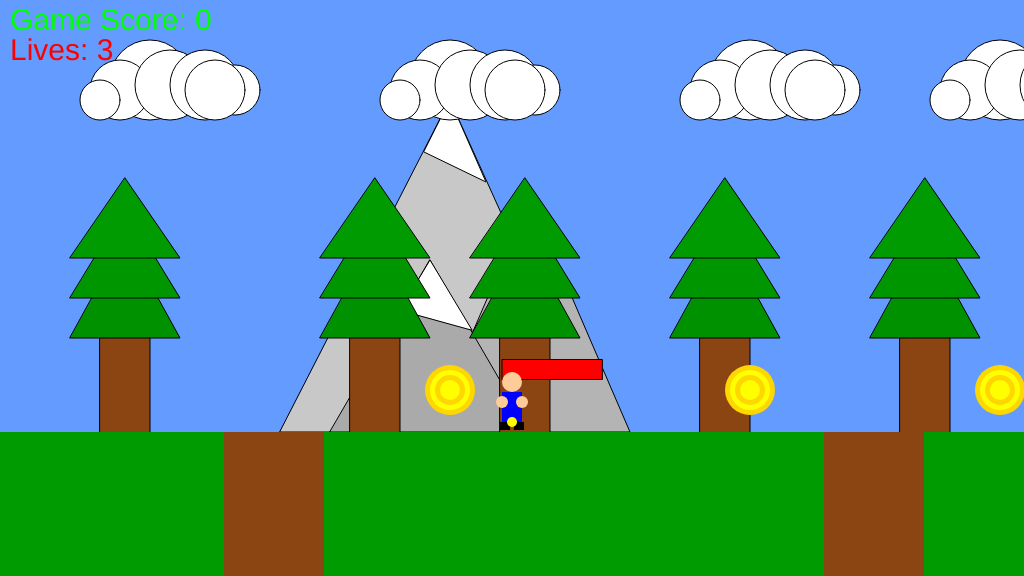
Frame 1 (no input)
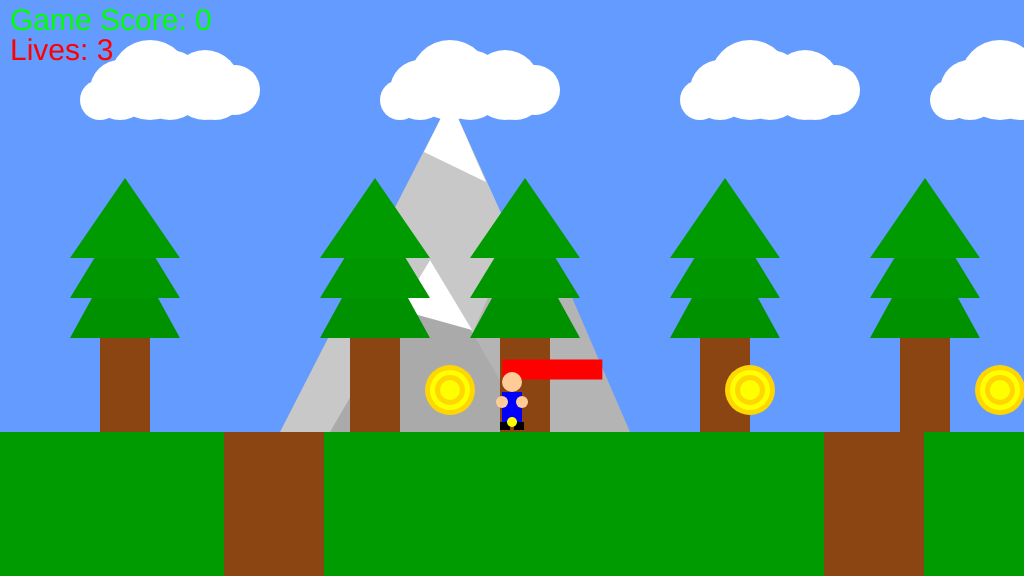
Frame 60 (no input)
Frame 120 (the mouse pressed at the canvas centre since frame 60): identical to frame 60, image omitted

The p5.js sketch that drew these frames (run headless with seeded random() and noise() and a simulated clock; from frame 60 on, the mouse is pressed at the canvas centre):

// p5.js sketch
// ── sketch.js
/*

The Game Project

Week 14

Game Mechanics

*/


var gameChar_x;
var gameChar_y;
var floorPos_y;

let initialPos_y;

var canyon;
var collectable;
let game_score;

var cloud;
let flagpole;

let isLeft;
let isRight;
let isFalling;
let isPlummeting;
let onPlatform;

let trees_x;
let treePos_y;

let clouds;
let mountain;
let collectables;
let canyons;

let platforms = [];
let platform_y;

let lives;
let game_over;

function setup()
{
	createCanvas(1024, 576);
	floorPos_y = height * 3/4;

  let previousPlatform;

  for (let index = 0; index < 100; index++) {
    let probability = random(0, 1);

    if (probability > 0.80 && previousPlatform != undefined) {
      let p = createPlatform(random(previousPlatform.x + previousPlatform.width + 20, previousPlatform.x + previousPlatform.width  + 40), random(previousPlatform.y - 40, previousPlatform.y - 80));
      platforms.push(p);
      previousPlatform = p;
    } else if(previousPlatform == undefined) {
      let p = createPlatform(random(width/2 - 20, width/2 +30), random(floorPos_y - 70, floorPos_y - 80));
      platforms.push(p);
      previousPlatform = p;
    } else {
      let p = createPlatform(random(previousPlatform.x + previousPlatform.width + 20, previousPlatform.x + previousPlatform.width  + 30), random(floorPos_y - 40, floorPos_y - 45));
      previousPlatform = p;
    }
  }
   
	
	startGame();

	lives = 3;
}

function draw()
{
	
	///////////DRAWING CODE//////////
	if (flagpole.isReached) {
		fill(0, 255, 0);
		textSize(50);
		text("Level Complete", width/2 - 100, height/2);
		textSize(30);
		text("Press space to continue", width/2 - 150, height/2 + 50);
		return;
	}

	if (game_over) {
		fill(255, 0, 0);
		textSize(50);
		text("Game Over", width/2 - 100, height/2);
		textSize(30);
		text("Press space to continue", width/2 - 150, height/2 + 50);
		return;
	}

	background(100,155,255); //fill the sky blue

	// Check if mountain is on screen
	drawMountains();

	// Check if clouds are on screen and alter the array accordingly
	drawClouds();

	// Check if trees are on screen and alter the array accordingly
	drawTrees();

  for (let index = 0; index < platforms.length; index++) {
    platforms[index].draw();  
  }

	noStroke();
	fill(0,155,0);
	rect(0, floorPos_y, width, height - floorPos_y); //draw some green ground
	
	// Draw the collectable items
	for (let index = 0; index < collectables.length; index++) {
		if (dist(gameChar_x, gameChar_y, collectables[index].x_pos, collectables[index].y_pos) < 50) {
			collectables[index].collected = true;
		}
		drawCollectable(collectables[index]);

		if (collectables[index].collected == true) {
			game_score += 1;
			collectables.splice(index, 1);
		}
	}

  for (let index = 0; index < platforms.length; index++) {
		if (gameChar_x + 12 > platforms[index].x && gameChar_x - 12 < platforms[index].x + platforms[index].width && gameChar_y <= platforms[index].y) {
			onPlatform = true;
      platform_y = platforms[index].y;
			break;
		} else {
			onPlatform = false;
		}
	}

  for (let index = 0; index < canyons.length; index++) {
    drawCanyon(canyons[index]);
    if (gameChar_x - 13 > canyons[index].x_pos && gameChar_x + 13 < canyons[index].x_pos + canyons[index].width && !onPlatform) {
      isPlummeting = true;
      break;
    } else {
      isPlummeting = false;
    }
  }

	checkPlayerDie();

	checkFlagpole();
	// Draw the flagpole
	renderFlagpole();

	//the game character
	if(isLeft && isFalling)
	{
		// add your jumping-left code
		fill(255,204,153);
		ellipse(gameChar_x, gameChar_y - 60, 20, 20);
		// blue shirt
		fill(0,0,255);
		rect(gameChar_x - 8, gameChar_y - 50, 15, 25);
		fill(255,204,153);
		ellipse(gameChar_x - 12, gameChar_y - 48, 12, 12);
		// 2 black shoes
		fill(0);
		rect(gameChar_x - 12, gameChar_y - 25, 18, 8);

	}
	else if(isRight && isFalling)
	{
		// add your jumping-right code
		fill(255,204,153);
		ellipse(gameChar_x, gameChar_y - 60, 20, 20);
		// blue shirt
		fill(0,0,255);
		rect(gameChar_x - 8, gameChar_y - 50, 15, 25);
		fill(255,204,153);
		ellipse(gameChar_x + 12, gameChar_y - 48, 12, 12);
		// 2 black shoes
		fill(0);
		rect(gameChar_x - 6, gameChar_y - 25, 18, 8);

	}
	else if(isLeft)
	{
		// add your walking left code
		fill(255,204,153);
		ellipse(gameChar_x, gameChar_y - 50, 20, 20);
		// blue shirt
		fill(0,0,255);
		rect(gameChar_x - 8, gameChar_y - 40, 15, 30);
		fill(255,204,153);
		ellipse(gameChar_x - 4, gameChar_y - 30, 12, 12);
		// 2 black shoes
		fill(0);
		rect(gameChar_x - 12, gameChar_y - 10, 18, 8);

	}
	else if(isRight)
	{
		// add your walking right code
		fill(255,204,153);
		ellipse(gameChar_x, gameChar_y - 50, 20, 20);
		// blue shirt
		fill(0,0,255);
		rect(gameChar_x - 8, gameChar_y - 40, 15, 30);
		fill(255,204,153);
		ellipse(gameChar_x + 4, gameChar_y - 30, 12, 12);
		// 2 black shoes
		fill(0);
		rect(gameChar_x - 6, gameChar_y - 10, 18, 8);
	}
	else if(isFalling || isPlummeting)
	{
		// add your jumping facing forwards code
		fill(255,204,153);
		ellipse(gameChar_x, gameChar_y - 60, 20, 20);
		// blue shirt
		fill(0,0,255);
		rect(gameChar_x - 10, gameChar_y - 50, 20, 25);
		// two hands ellipse
		fill(255,204,153);
		ellipse(gameChar_x - 14, gameChar_y - 50, 12, 12);
		ellipse(gameChar_x + 14, gameChar_y - 50, 12, 12);
		// 2 black shoes
		fill(0);
		rect(gameChar_x - 12, gameChar_y - 25, 10, 8);
		rect(gameChar_x + 2, gameChar_y - 25, 10, 8);
	}
	else
	{
		// add your standing front facing code
		fill(255,204,153);
		ellipse(gameChar_x, gameChar_y - 50, 20, 20);
		// blue shirt
		fill(0,0,255);
		rect(gameChar_x - 10, gameChar_y - 40, 20, 30);
		// two hands ellipse
		fill(255,204,153);
		ellipse(gameChar_x - 10, gameChar_y - 30, 12, 12);
		ellipse(gameChar_x + 10, gameChar_y - 30, 12, 12);
		// 2 black shoes
		fill(0);
		rect(gameChar_x - 12, gameChar_y - 10, 10, 8);
		rect(gameChar_x + 2, gameChar_y - 10, 10, 8);
	}

	// If character is moving left, move the scenery to the right
	if (isLeft == true) {
		for (let index = 0; index < trees_x.length; index++) {
			trees_x[index] += 5;
		}
		for (let index = 0; index < clouds.length; index++) {
			clouds[index].x_pos += 3;
		}
		for (let index = 0; index < collectables.length; index++) {
			collectables[index].x_pos += 5;
		}
		for (let index = 0; index < canyons.length; index++) {
			canyons[index].x_pos += 5;
		}
    for (let index = 0; index < platforms.length; index++) {
			platforms[index].x += 5;
		}

		flagpole.x_pos += 5;
		mountain.x_pos += 1;
	}

	// If character is moving right, move the scenery to the left
	if (isRight == true) {
		for (let index = 0; index < trees_x.length; index++) {
			trees_x[index] -= 5;
		}
		for (let index = 0; index < clouds.length; index++) {
			clouds[index].x_pos -= 3;
		}
		for (let index = 0; index < collectables.length; index++) {
			collectables[index].x_pos -= 5;
		}
		for (let index = 0; index < canyons.length; index++) {
			canyons[index].x_pos -= 5;
		}
    for (let index = 0; index < platforms.length; index++) {
			platforms[index].x -= 5;
		}

		flagpole.x_pos -= 5;
		mountain.x_pos -= 1;
	}

  // Draw dot at position of character
  fill(255, 255, 0);
  ellipse(gameChar_x, gameChar_y - 10, 10, 10);

	if (gameChar_y < floorPos_y && (isFalling) && (!onPlatform || gameChar_y < platform_y - 5)) {
		gameChar_y += 0.35 * deltaTime;
	} else if (gameChar_y < floorPos_y && !onPlatform) {
    isFalling = true;
	} else if (isPlummeting) {
		gameChar_y += 0.4 * deltaTime;
	} else {
		isFalling = false;
		isPlummeting = false;
	}

	textSize(30);
	// Green text
	fill(0, 255, 0);
	text('Game Score: ' + game_score, 10, 30);
	fill(255, 0, 0);
	text('Lives: ' + lives, 10, 60);
}


function keyPressed()
{
	if ((game_over || flagpole.isReached) && keyCode == 32) {
		startGame();
		lives = 3;
	}
	// if statements to control the animation of the character when
	// keys are pressed.
	if (!isPlummeting) {
		if (keyCode == 65) {
			isLeft = true;
			console.log("Left Key Pressed");
			console.log("isLeft: " + isLeft);
		}
	
		if (keyCode == 68) {
			isRight = true;
			console.log("Right Key Pressed");
			console.log("isRight: " + isRight);
		}
	
		if (keyCode == 87 && isFalling == false) {
			gameChar_y -= 140;
			isFalling = true;
			console.log("Jumped");
			console.log("isFalling: " + isFalling);
		} else {
			console.log("Prevented Doubled Jumping");
		}
	}
}

function keyReleased()
{
	// if statements to control the animation of the character when
	// keys are released.

	if (keyCode == 65) {
		isLeft = false;
		console.log("Left Key Released");
		console.log("isLeft: " + isLeft);
	}

	if (keyCode == 68) {
		isRight = false;
		console.log("Right Key Released");
		console.log("isRight: " + isRight);
	}
}

function drawMountains() {
	if (mountain.x_pos < -500) {
		mountain.x_pos = width + 10;
	} else if (mountain.x_pos > width + 550) {
		mountain.x_pos = -480;
	}

	// Draw the mountains.
	fill(200);
	triangle(mountain.x_pos, mountain.y_pos, mountain.x_pos + 320, mountain.y_pos, mountain.x_pos + 170, mountain.y_pos - 332);
	fill(180);
	triangle(mountain.x_pos + 150, mountain.y_pos, mountain.x_pos + 350, mountain.y_pos, mountain.x_pos + 250, mountain.y_pos - 232);
	fill(170);
	triangle(mountain.x_pos + 50, mountain.y_pos, mountain.x_pos + 250, mountain.y_pos, mountain.x_pos + 150, mountain.y_pos - 172);

	// add snow to mountain tops
	fill(255);
	triangle(mountain.x_pos + 120, mountain.y_pos - 122, mountain.x_pos + 150, mountain.y_pos - 172, mountain.x_pos + 192, mountain.y_pos - 102);
	triangle(mountain.x_pos + 215, mountain.y_pos - 152, mountain.x_pos + 250, mountain.y_pos - 232, mountain.x_pos + 275, mountain.y_pos - 172);
	triangle(mountain.x_pos + 144, mountain.y_pos - 280, mountain.x_pos + 206, mountain.y_pos - 250, mountain.x_pos + 170, mountain.y_pos - 332);
}

function drawTrees() {
	for (let index = 0; index < trees_x.length; index++) {
		if (trees_x[index] < -100) {
			trees_x.splice(0, 1);
			trees_x.push(width + 50);
		} 
		else if (trees_x[index] > width + 100) {
			trees_x.pop();
			trees_x.unshift(-50);
		}
	}

	for (let index = 0; index < trees_x.length; index++) {
		fill(139, 69, 19);
		rect(trees_x[index], treePos_y + 45, 50, 100);
		fill(0, 145, 0);
		triangle(trees_x[index] - 30, treePos_y + 50, trees_x[index] + 80, treePos_y + 50, trees_x[index] + 25, treePos_y - 50);
		fill(0, 150, 0);
		triangle(trees_x[index] - 30, treePos_y + 10, trees_x[index] + 80, treePos_y + 10, trees_x[index] + 25, treePos_y - 80);
		fill(0, 155, 0);
		triangle(trees_x[index] - 30, treePos_y - 30, trees_x[index] + 80, treePos_y - 30, trees_x[index] + 25, treePos_y - 110);
	}
}

function drawClouds() {
	for (let index = 0; index < clouds.length; index++) {
		if (clouds[index].x_pos < -100) {
			clouds.splice(0, 1);
			clouds.push({
				x_pos: width + 50, 
				y_pos: random(0, 100),
				size: random(50, 100)
			});
		} 
		else if (clouds[index].x_pos > width + 100) {
			clouds.pop();
			clouds.unshift({
				x_pos: -50, 
				y_pos: random(0, 100),
				size: random(50, 100)
			});
		}
	}

	// Draw the clouds.
	for (let index = 0; index < clouds.length; index++) {
		fill(255, 255, 255);
		ellipse(clouds[index].x_pos, clouds[index].y_pos, 80, 80);
		ellipse(clouds[index].x_pos - 30, clouds[index].y_pos + 10, 60, 60);
		ellipse(clouds[index].x_pos + 20, clouds[index].y_pos + 5, 70, 70);
		ellipse(clouds[index].x_pos - 50, clouds[index].y_pos + 20, 40, 40);
		ellipse(clouds[index].x_pos + 55, clouds[index].y_pos + 5, 70, 70);
		ellipse(clouds[index].x_pos + 85, clouds[index].y_pos + 10, 50, 50);
		ellipse(clouds[index].x_pos + 65, clouds[index].y_pos + 10, 60, 60);	
	}
}

function drawCollectable(t_collectable){
	if (!t_collectable.collected) {
		fill(255, 215, 0);
		ellipse(t_collectable.x_pos, t_collectable.y_pos, t_collectable.size, t_collectable.size);
		fill(255, 255, 0);
		ellipse(t_collectable.x_pos, t_collectable.y_pos, t_collectable.size - 10, t_collectable.size - 10);
		fill(255, 215, 0);
		ellipse(t_collectable.x_pos, t_collectable.y_pos, t_collectable.size - 20, t_collectable.size - 20);
		fill(255, 255, 0);
		ellipse(t_collectable.x_pos, t_collectable.y_pos, t_collectable.size - 30, t_collectable.size - 30);
	}
}

function drawCanyon(t_canyon) {
	// Check if canyon is on screen
	if (t_canyon.x_pos < -150) {
		t_canyon.x_pos = width + 10;
	} else if (t_canyon.x_pos > width + 150) {
		t_canyon.x_pos = -50;
	}

	// Draw a canyon - brown rectangle
	fill(139,69,19);
	//blue rectangle going to the botton of the screen
	rect(t_canyon.x_pos, 432, t_canyon.width, 144);
}

function renderFlagpole() {
	push();
	strokeWeight(15);
	stroke(220);
	line(flagpole.x_pos, floorPos_y, flagpole.x_pos, floorPos_y - 250);
	line(flagpole.x_pos, floorPos_y - 250, flagpole.x_pos + 50, floorPos_y - 250);
	line(flagpole.x_pos + 20, floorPos_y, flagpole.x_pos - 20, floorPos_y);
	pop();
	
	// Draw the flag for the flagpole
	fill(255, 0, 0);
	noStroke();
	rect(flagpole.x_pos, floorPos_y - 250, 50, 40);

	if (flagpole.isReached) {
		fill(0, 255, 0);
		rect(flagpole.x_pos, floorPos_y - 250, 50, 40);
	}
}

function checkFlagpole() {
	if (flagpole.isReached == true) {
		return;
	}

	// If character is at flagpole, set flagpole.isReached to true
	if (gameChar_x > flagpole.x_pos && gameChar_x < flagpole.x_pos + 50) {
		flagpole.isReached = true;
	}
}

function checkPlayerDie() {
	if (gameChar_y - 150 > height) {
		lives -= 1;
		if (lives > 0) {
			startGame();
		} else {
			game_over = true;
		}
	}
}

function startGame() {
	gameChar_x = width/2;
	gameChar_y = floorPos_y;

	isLeft = false;
	isRight = false;
	isFalling = false;
	isPlummeting = false;

	canyon = {
		x_pos: width - 800, 
		width: 100
	}

	collectable = {
		x_pos: 150,
		y_pos: 390,
		size: 50,
		collected: false
	}

	collectables = [
	{
		x_pos: 450,
		y_pos: 390,
		size: 50,
		collected: false
	},
	{
		x_pos: 750,
		y_pos: 390,
		size: 50,
		collected: false
	},
	{
		x_pos: 1000,
		y_pos: 390,
		size: 50,
		collected: false
	},
	{
		x_pos: 1600,
		y_pos: 390,
		size: 50,
		collected: false
	},
	{
		x_pos: 2000,
		y_pos: 390,
		size: 50,
		collected: false
	},
  {
		x_pos: 2400,
		y_pos: 390,
		size: 50,
		collected: false
	},
  {
		x_pos: 2800,
		y_pos: 390,
		size: 50,
		collected: false
	},
  {
		x_pos: 3200,
		y_pos: 390,
		size: 50,
		collected: false
	},
  {
		x_pos: 3640,
		y_pos: 390,
		size: 50,
		collected: false
	}
]

	mountain = {
		x_pos: 280,
		y_pos: 432,
	}

	clouds = [
	{
		x_pos: 150,
		y_pos: 80,
		size: 80
	},
	{
		x_pos: 450,
		y_pos: 80,
		size: 80
	},
	{
		x_pos: 750,
		y_pos: 80,
		size: 80
	},
	{
		x_pos: 1000,
		y_pos: 80,
		size: 80
	}
]

	canyons = [
	{
		x_pos: width - 800,
		width: 100
	},
	{
		x_pos: width - 200,
		width: 100
	}
]

	trees_x = [100, 350, 500, 700, 900];
	treePos_y = height/2;

	game_score = 0;

	game_over = false;

	flagpole = {
		x_pos: 4300,
		isReached: false
	}
}

function createPlatform(x_pos, y_pos){
  let p = {
    x: x_pos,
    y: y_pos,
    width: 100,
    draw: function(){
      fill(255, 0, 0);
      rect(this.x, this.y, this.width, 20);
    }
  }

  return p;
}
